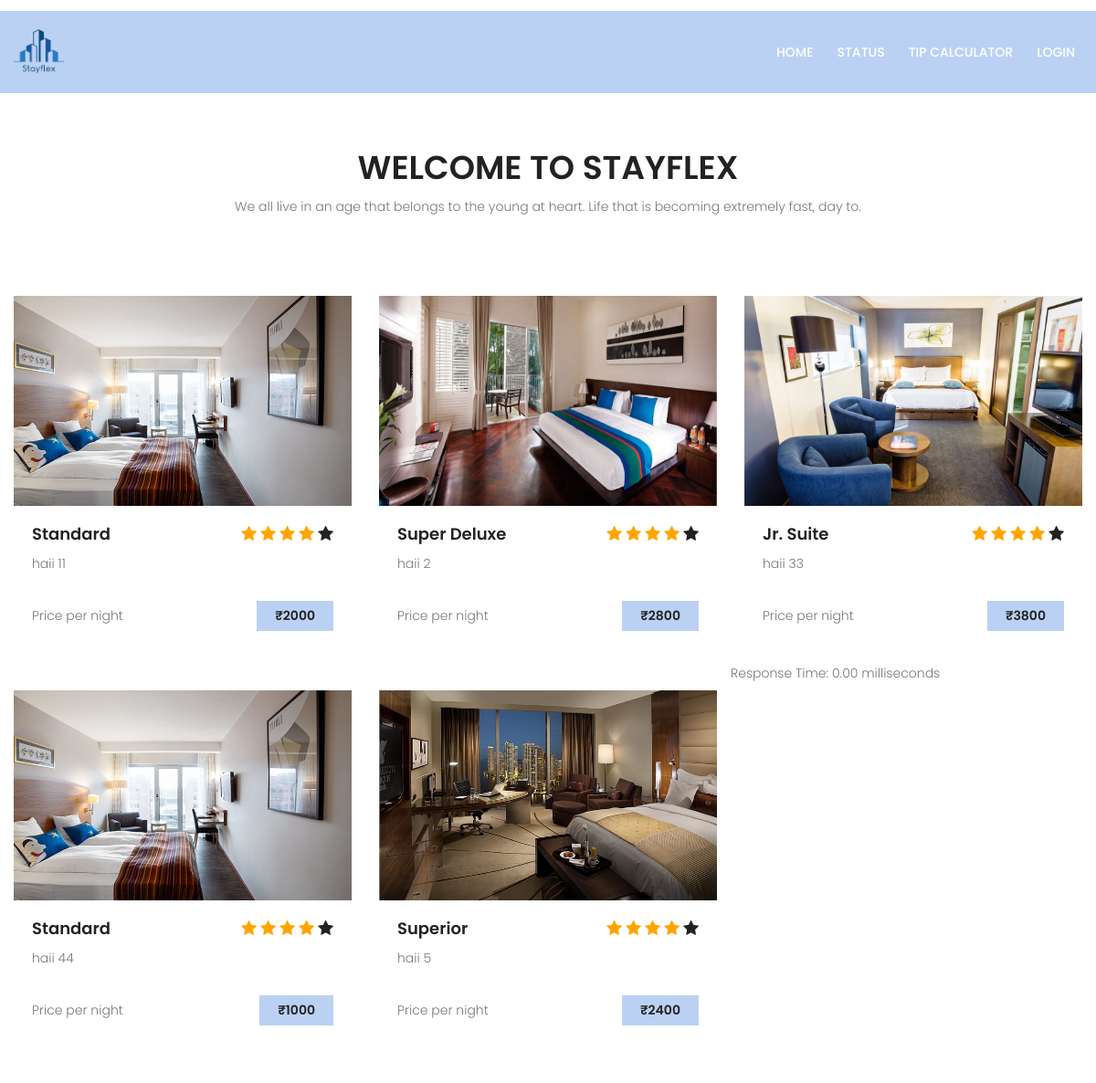
The page / on the database its author committed.
### tables this page shows
CREATE TABLE `room` (
  `room_id` int(11) NOT NULL,
  `room_type` varchar(50) NOT NULL,
  `total` int(100) NOT NULL,
  `price` varchar(11) NOT NULL,
  `photo` varchar(100) NOT NULL,
  `description` varchar(255) NOT NULL
);

### includes/functions.php (called while the page is built, shortened)
<?php
function getAllCategories($conn){
    $GetCategories = "SELECT * FROM room";
    $Results    = mysqli_query($conn,$GetCategories);
    $ListArray = array();
    if (mysqli_num_rows($Results) > 0)
    {
        while($record = mysqli_fetch_assoc($Results))
        {
            $data = array();
            $data["roomid"]             = $record["room_id"];
            $data["room_type"]          = $record["room_type"];
            $data["price"]              = $record["price"];
            $data["photo"]              = $record["photo"];
            $data["description"]              = $record["description"];
            array_push($ListArray,$data);
        }
    }
    return $ListArray;
}
?>

### index.php (the view)
<?php
include "includes/header.php";
include "includes/functions.php";
$CategoryList = getAllCategories($conn);
?>
                <section class="destinations-area section-gap">
				<div class="container">
		            <div class="row d-flex justify-content-center">
		                <div class="menu-content pb-40 col-lg-8">
		                    <div class="title text-center">
		                        <h1 class="mb-10">WELCOME TO STAYFLEX</h1>
		                        <p>We all live in an age that belongs to the young at heart. Life that is becoming extremely fast, day to.</p>
		                    </div>
		                </div>
		            </div>
					<div class="row">
						<?php
						$start_time = microtime(true);
							foreach ($CategoryList as $value)
							{
								echo '<div class="col-lg-4">
								<div class="single-destinations">
								<div class="thumb"><img style="height:230px;" src="photo/'.$value["photo"].'"  />
								</div>
								<div class="details">
								<h4 class="d-flex justify-content-between">
								<span>'.$value["room_type"].'</span>
								<div class="star">
								<span class="fa fa-star checked"></span>
								<span class="fa fa-star checked"></span>
								<span class="fa fa-star checked"></span>
								<span class="fa fa-star checked"></span>
								<span class="fa fa-star"></span>
								</div>
								</h4>
								<div>'.$value["description"].'</div>
								<ul class="package-list">
								<li class="d-flex justify-content-between align-items-center">
								<span>Price per night</span>';
								if(isset($_SESSION["user_logged_in"]) && $_SESSION["user_logged_in"] == true)
								{
									if(getAvailability($conn,$value["roomid"])){
										echo '<a href="javascript:void(0);" class="price-btn" onclick="fetchdetails(\''.$value["roomid"].'\',\''.$value["photo"].'\',\''.$value["room_type"].'\',\''.$value["price"].'\')">₹'.$value["price"].'</a>';
									}else{
										echo '<a href="javascript:void(0);" class="price-btn" > Not Available</a>';
									}
								}else{
									echo '<a href="login.php" class="price-btn" >₹'.$value["price"].'</a>';
								}
								echo '</li>
								</ul>
								</div>
								</div>
								</div>';
							}
							 $end_time = microtime(true);
$response_time = ($end_time - $start_time) * 1000;
 echo "<p>Response Time: " . number_format($response_time, 2) . " milliseconds</p>";
						?>
					</div>
				</div>
			</section>
<?php
include "includes/footer.php";
?>

### includes/header.php (shortened to what this page needs)
<!DOCTYPE html>
	<html lang="zxx" class="no-js">
	<head>
			<link rel="stylesheet" href="css/linearicons.css">
			<link rel="stylesheet" href="css/font-awesome.min.css">
			<link rel="stylesheet" href="css/bootstrap.css">
			<link rel="stylesheet" href="css/magnific-popup.css">
			<link rel="stylesheet" href="css/jquery-ui.css">
			<link rel="stylesheet" href="css/nice-select.css">
			<link rel="stylesheet" href="css/animate.min.css">
			<link rel="stylesheet" href="css/owl.carousel.css">
			<link rel="stylesheet" href="css/main.css">
		</head>
		<body>
			<header id="header">
				<div class="header-top">
				</div>
				<div class="container main-menu">
					<div class="row align-items-center justify-content-between d-flex">
				      <div id="logo">
				        <a href="index.html"><img src="img/logo.png" style="height: 50px;" alt="" title="" /></a>
				      </div>
				      <nav id="nav-menu-container">
				        <ul class="nav-menu">
				          <li><a href="index.php">Home</a></li>
				          <li><a href="status.php">Status</a></li>
				          <li><a href="tip.php">Tip Calculator</a></li>
						  	<?php
							if(isset($_SESSION["user_logged_in"]) && $_SESSION["user_logged_in"] == true){
								echo '<a href="#">Welcome, '.$_SESSION["user_name"].'</a>';
								echo '<li><a href="editprofile.php">Profile</a></li>';
								echo '<li><a href="logout.php">Logout</a></li>';
							}else{
								echo '<li><a href="login.php">Login</a></li>';
							}
							?>
				        </ul>
				      </nav>
					</div>
				</div>
			</header>

### includes/footer.php (shortened to what this page needs)
	</body>
</html>

### css/main.css (style rules this page uses)
body { color: #777777; font-family: "Poppins", sans-serif; font-size: 14px; font-weight: 300; line-height: 1.625em; position: relative; }
ol, ul { margin: 0; padding: 0; list-style: none; }
a { -webkit-transition: all 0.3s ease 0s; -moz-transition: all 0.3s ease 0s; -o-transition: all 0.3s ease 0s; transition: all 0.3s ease 0s; }
a, a:focus, a:hover { text-decoration: none; outline: 0; }
h1, h2, h3, h4, h5, h6 { font-family: "Poppins", sans-serif; color: #222222; line-height: 1.2em !important; margin-bottom: 0; margin-top: 0; font-weight: 600; }
h1, .h1 { font-size: 36px; }
h4, .h4 { font-size: 18px; }
.mb-10 { margin-bottom: 10px; }
.pb-40 { padding-bottom: 40px; }
.text-center { text-align: center; }
h1 { font-size: 36px; }
h4 { font-size: 18px; }
h1, h2, h3, h4, h5, h6 { line-height: 1.5em; }
.header-top { font-size: 12px; padding: 6px 0px; }
.main-menu { padding-bottom: 20px; padding-top: 20px; background: #BBD1F3; padding-left: 15px; padding-right: 15px; }
#header { left: 0; top: 0; right: 0; transition: all 0.5s; z-index: 997; }
.nav-menu, .nav-menu * { margin: 0; padding: 0; list-style: none; }
.nav-menu li { position: relative; white-space: nowrap; }
.nav-menu > li { float: left; }
.nav-menu a { padding: 0 8px 0px 8px; text-decoration: none; display: inline-block; color: #ffffff; font-weight: 500; font-size: 14px; text-transform: uppercase; outline: none; }
.nav-menu > li { margin-left: 10px; }
#mobile-nav { position: fixed; top: 0; padding-top: 18px; bottom: 0; z-index: 998; background: rgba(0, 0, 0, 0.8); left: -260px; width: 260px; overflow-y: auto; transition: 0.4s; }
#mobile-nav ul { padding: 0; margin: 0; list-style: none; }
#mobile-nav ul li { position: relative; }
#mobile-nav ul li a { color: #fff; font-size: 13px; text-transform: uppercase; overflow: hidden; padding: 10px 22px 10px 15px; position: relative; text-decoration: none; width: 100%; display: block; outline: none; font-weight: 400; }
.section-gap { padding: 60px 0; }
#logo { padding-left: 15px; }
#nav-menu-container { padding-right: 15px; }
.destinations-area { background: #ffffff; }
.destinations-area .single-destinations { margin-top: 30px; -webkit-transition: all 0.3s ease 0s; -moz-transition: all 0.3s ease 0s; -o-transition: all 0.3s ease 0s; transition: all 0.3s ease 0s; }
.destinations-area .single-destinations .thumb { overflow: hidden; }
.destinations-area .single-destinations .thumb img { width: 100%; -webkit-transition: all 0.3s ease 0s; -moz-transition: all 0.3s ease 0s; -o-transition: all 0.3s ease 0s; transition: all 0.3s ease 0s; }
.destinations-area .single-destinations .details { background: #fff; padding: 20px; }
.destinations-area .single-destinations .details h4 { margin-bottom: 10px; }
.destinations-area .single-destinations .details .package-list { margin-top: 30px; }
.destinations-area .single-destinations .details .package-list li { border-bottom: 1px solid #eee; margin-bottom: 15px; padding-bottom: 15px; }
.destinations-area .single-destinations .details .package-list li:last-child { border-bottom: none; margin-bottom: 0px; }
.destinations-area .single-destinations .details .price-btn { background: #BBD1F3; color: #222; font-weight: 600; padding: 5px 20px; }
.destinations-area .star .checked { color: orange; }

### rows shown on the page
room: photo (picture), room_type "Standard", description "haii 11", price "2000"
room: photo (picture), room_type "Super Deluxe", description "haii 2", price "2800"
room: photo (picture), room_type "Jr. Suite", description "haii 33", price "3800"
room: photo (picture), room_type "Standard", description "haii 44", price "1000"
room: photo (picture), room_type "Superior", description "haii 5", price "2400"
